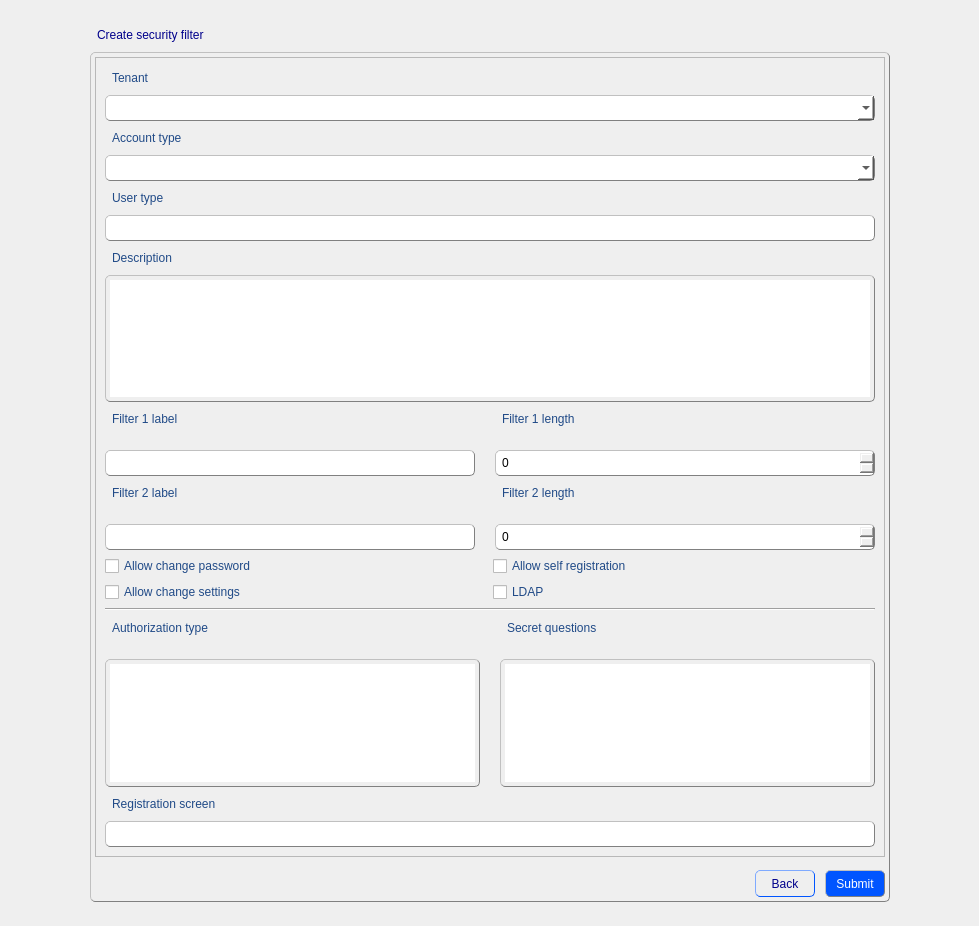
<?xml version="1.0" encoding="UTF-8"?>
<ui version="4.0">
 <class>CreateSecurityFilterForm</class>
 <widget class="QWidget" name="CreateSecurityFilterForm">
  <property name="geometry">
   <rect>
    <x>0</x>
    <y>0</y>
    <width>979</width>
    <height>926</height>
   </rect>
  </property>
  <property name="windowTitle">
   <string>Form</string>
  </property>
  <property name="styleSheet">
   <string notr="true">QGroupBox {
               color: black;
               padding: 4px;
               border: 1px solid grey; 
               border-radius: 5px;
               border-style: outset;
              }
QTabWidget {
               color: blue;
               padding: 4px;
               border-radius: 5px;
               border: 1px solid grey; 
               border-style: outset;
	           font: 11pt &quot;MS Shell Dlg 2&quot;;
              }
QWidget {
               color: rgb(32, 74, 135);
	           font: 11pt &quot;MS Shell Dlg 2&quot;;
              }
QScrollBar {
			   background-color: rgb(240, 240, 240);
              }
QLabel {
               color: rgb(32, 74, 135);
               padding: 4px;
               border-radius: 5px;
               border-style: outset;
	           font: 11pt &quot;MS Shell Dlg 2&quot;;
              }
QLineEdit {
               color: black;
               padding: 4px;
               border: 1px solid grey; 
               border-radius: 5px;
               border-style: outset;
	           font: 10pt &quot;MS Shell Dlg 2&quot;;
              }
QComboBox {
			   color: black;
               padding: 4px;
               border: 1px solid grey; 
               border-radius: 5px;
               border-style: outset;
               font: 9pt &quot;MS Shell Dlg 2&quot;;
			   background-color: rgb(255, 255, 255);
              }
QTextEdit {
               color: black;
               padding: 4px;
               border: 1px solid grey; 
               border-radius: 5px;
               border-style: outset;
	           font: 10pt &quot;MS Shell Dlg 2&quot;;
              }
QSpinBox {
               color: black;
               padding: 4px;
               border: 1px solid grey; 
               border-radius: 5px;
               border-style: outset;
	           font: 10pt &quot;MS Shell Dlg 2&quot;;
              }
QListView {
               color: black;
               padding: 4px;
               border: 1px solid grey; 
               border-radius: 5px;
               border-style: outset;
	           font: 10pt &quot;MS Shell Dlg 2&quot;;
              }</string>
  </property>
  <layout class="QGridLayout" name="gridLayout_2">
   <item row="1" column="1">
    <widget class="QLabel" name="label">
     <property name="sizePolicy">
      <sizepolicy hsizetype="Preferred" vsizetype="Fixed">
       <horstretch>0</horstretch>
       <verstretch>0</verstretch>
      </sizepolicy>
     </property>
     <property name="styleSheet">
      <string notr="true">QLabel {
               color: darkblue;
               padding: 4px;
               border-radius: 5px;
               border-style: outset;
	           font: 12pt &quot;MS Shell Dlg 2&quot;;
              }</string>
     </property>
     <property name="text">
      <string>Create security filter</string>
     </property>
    </widget>
   </item>
   <item row="2" column="1">
    <widget class="QGroupBox" name="groupBox">
     <property name="sizePolicy">
      <sizepolicy hsizetype="Fixed" vsizetype="Fixed">
       <horstretch>0</horstretch>
       <verstretch>0</verstretch>
      </sizepolicy>
     </property>
     <property name="minimumSize">
      <size>
       <width>800</width>
       <height>850</height>
      </size>
     </property>
     <property name="maximumSize">
      <size>
       <width>820</width>
       <height>850</height>
      </size>
     </property>
     <property name="title">
      <string/>
     </property>
     <layout class="QGridLayout" name="gridLayout">
      <property name="leftMargin">
       <number>0</number>
      </property>
      <property name="topMargin">
       <number>0</number>
      </property>
      <property name="rightMargin">
       <number>0</number>
      </property>
      <property name="bottomMargin">
       <number>0</number>
      </property>
      <property name="spacing">
       <number>0</number>
      </property>
      <item row="0" column="0">
       <widget class="QScrollArea" name="scrollArea">
        <property name="sizePolicy">
         <sizepolicy hsizetype="Expanding" vsizetype="Maximum">
          <horstretch>0</horstretch>
          <verstretch>0</verstretch>
         </sizepolicy>
        </property>
        <property name="minimumSize">
         <size>
          <width>0</width>
          <height>800</height>
         </size>
        </property>
        <property name="maximumSize">
         <size>
          <width>16777215</width>
          <height>820</height>
         </size>
        </property>
        <property name="widgetResizable">
         <bool>true</bool>
        </property>
        <widget class="QWidget" name="scrollAreaWidgetContents">
         <property name="geometry">
          <rect>
           <x>0</x>
           <y>0</y>
           <width>788</width>
           <height>798</height>
          </rect>
         </property>
         <layout class="QGridLayout" name="gridLayout_3">
          <item row="7" column="0">
           <widget class="QTextEdit" name="descriptionEdit">
            <property name="maximumSize">
             <size>
              <width>16777215</width>
              <height>200</height>
             </size>
            </property>
           </widget>
          </item>
          <item row="15" column="0">
           <widget class="QLabel" name="label_13">
            <property name="text">
             <string>Registration screen</string>
            </property>
           </widget>
          </item>
          <item row="5" column="0">
           <widget class="QLineEdit" name="userTypeLine"/>
          </item>
          <item row="16" column="0">
           <widget class="QLineEdit" name="regScreenLine"/>
          </item>
          <item row="4" column="0">
           <widget class="QLabel" name="label_5">
            <property name="text">
             <string>User type</string>
            </property>
           </widget>
          </item>
          <item row="6" column="0">
           <widget class="QLabel" name="label_6">
            <property name="text">
             <string>Description</string>
            </property>
           </widget>
          </item>
          <item row="12" column="0">
           <layout class="QHBoxLayout" name="horizontalLayout_5">
            <item>
             <widget class="QCheckBox" name="changeSetCheckBox_2">
              <property name="text">
               <string>Allow change settings</string>
              </property>
             </widget>
            </item>
            <item>
             <widget class="QCheckBox" name="ldapCheckBox">
              <property name="text">
               <string>LDAP</string>
              </property>
             </widget>
            </item>
           </layout>
          </item>
          <item row="10" column="0">
           <layout class="QHBoxLayout" name="horizontalLayout_3">
            <property name="spacing">
             <number>20</number>
            </property>
            <item>
             <layout class="QVBoxLayout" name="verticalLayout_3">
              <item>
               <widget class="QLabel" name="label_9">
                <property name="sizePolicy">
                 <sizepolicy hsizetype="Maximum" vsizetype="Preferred">
                  <horstretch>0</horstretch>
                  <verstretch>0</verstretch>
                 </sizepolicy>
                </property>
                <property name="maximumSize">
                 <size>
                  <width>200</width>
                  <height>16777215</height>
                 </size>
                </property>
                <property name="text">
                 <string>Filter 2 label</string>
                </property>
               </widget>
              </item>
              <item>
               <widget class="QLineEdit" name="filter_2_Line">
                <property name="sizePolicy">
                 <sizepolicy hsizetype="Expanding" vsizetype="Expanding">
                  <horstretch>0</horstretch>
                  <verstretch>0</verstretch>
                 </sizepolicy>
                </property>
                <property name="maximumSize">
                 <size>
                  <width>16777215</width>
                  <height>16777215</height>
                 </size>
                </property>
               </widget>
              </item>
             </layout>
            </item>
            <item>
             <layout class="QVBoxLayout" name="verticalLayout_4">
              <item>
               <widget class="QLabel" name="label_10">
                <property name="text">
                 <string>Filter 2 length</string>
                </property>
               </widget>
              </item>
              <item>
               <widget class="QSpinBox" name="filter_2_SpinBox">
                <property name="minimumSize">
                 <size>
                  <width>380</width>
                  <height>0</height>
                 </size>
                </property>
               </widget>
              </item>
             </layout>
            </item>
           </layout>
          </item>
          <item row="14" column="0">
           <layout class="QHBoxLayout" name="horizontalLayout_6">
            <property name="spacing">
             <number>20</number>
            </property>
            <item>
             <layout class="QVBoxLayout" name="verticalLayout_5">
              <item>
               <widget class="QLabel" name="label_11">
                <property name="text">
                 <string>Authorization type</string>
                </property>
               </widget>
              </item>
              <item>
               <widget class="QListView" name="authTypeListView"/>
              </item>
             </layout>
            </item>
            <item>
             <layout class="QVBoxLayout" name="verticalLayout_6">
              <item>
               <widget class="QLabel" name="label_12">
                <property name="text">
                 <string>Secret questions</string>
                </property>
               </widget>
              </item>
              <item>
               <widget class="QListView" name="questionListView"/>
              </item>
             </layout>
            </item>
           </layout>
          </item>
          <item row="11" column="0">
           <layout class="QHBoxLayout" name="horizontalLayout_4">
            <item>
             <widget class="QCheckBox" name="changePasswCheckBox">
              <property name="text">
               <string>Allow change password</string>
              </property>
             </widget>
            </item>
            <item>
             <widget class="QCheckBox" name="selfRegCheckBox">
              <property name="text">
               <string>Allow self registration</string>
              </property>
             </widget>
            </item>
           </layout>
          </item>
          <item row="9" column="0">
           <layout class="QHBoxLayout" name="horizontalLayout_2">
            <property name="spacing">
             <number>20</number>
            </property>
            <item>
             <layout class="QVBoxLayout" name="verticalLayout">
              <item>
               <widget class="QLabel" name="label_7">
                <property name="sizePolicy">
                 <sizepolicy hsizetype="Maximum" vsizetype="Preferred">
                  <horstretch>0</horstretch>
                  <verstretch>0</verstretch>
                 </sizepolicy>
                </property>
                <property name="maximumSize">
                 <size>
                  <width>200</width>
                  <height>16777215</height>
                 </size>
                </property>
                <property name="text">
                 <string>Filter 1 label</string>
                </property>
               </widget>
              </item>
              <item>
               <widget class="QLineEdit" name="filter_1_Line">
                <property name="sizePolicy">
                 <sizepolicy hsizetype="Expanding" vsizetype="Expanding">
                  <horstretch>0</horstretch>
                  <verstretch>0</verstretch>
                 </sizepolicy>
                </property>
                <property name="minimumSize">
                 <size>
                  <width>0</width>
                  <height>0</height>
                 </size>
                </property>
                <property name="maximumSize">
                 <size>
                  <width>16777215</width>
                  <height>16777215</height>
                 </size>
                </property>
               </widget>
              </item>
             </layout>
            </item>
            <item>
             <layout class="QVBoxLayout" name="verticalLayout_2">
              <item>
               <widget class="QLabel" name="label_8">
                <property name="text">
                 <string>Filter 1 length</string>
                </property>
               </widget>
              </item>
              <item>
               <widget class="QSpinBox" name="filter_1_SpinBox">
                <property name="minimumSize">
                 <size>
                  <width>380</width>
                  <height>0</height>
                 </size>
                </property>
               </widget>
              </item>
             </layout>
            </item>
           </layout>
          </item>
          <item row="1" column="0">
           <widget class="QComboBox" name="tenantBox"/>
          </item>
          <item row="3" column="0">
           <widget class="QComboBox" name="accountTypeBox"/>
          </item>
          <item row="2" column="0">
           <widget class="QLabel" name="label_4">
            <property name="text">
             <string>Account type</string>
            </property>
           </widget>
          </item>
          <item row="0" column="0">
           <widget class="QLabel" name="label_2">
            <property name="text">
             <string>Tenant</string>
            </property>
           </widget>
          </item>
          <item row="13" column="0">
           <widget class="Line" name="line">
            <property name="orientation">
             <enum>Qt::Horizontal</enum>
            </property>
           </widget>
          </item>
          <item row="8" column="0">
           <spacer name="verticalSpacer_4">
            <property name="orientation">
             <enum>Qt::Vertical</enum>
            </property>
            <property name="sizeHint" stdset="0">
             <size>
              <width>20</width>
              <height>40</height>
             </size>
            </property>
           </spacer>
          </item>
         </layout>
        </widget>
       </widget>
      </item>
      <item row="1" column="0">
       <spacer name="verticalSpacer">
        <property name="orientation">
         <enum>Qt::Vertical</enum>
        </property>
        <property name="sizeHint" stdset="0">
         <size>
          <width>20</width>
          <height>6</height>
         </size>
        </property>
       </spacer>
      </item>
      <item row="2" column="0">
       <layout class="QHBoxLayout" name="horizontalLayout">
        <property name="spacing">
         <number>0</number>
        </property>
        <item>
         <spacer name="horizontalSpacer">
          <property name="orientation">
           <enum>Qt::Horizontal</enum>
          </property>
          <property name="sizeHint" stdset="0">
           <size>
            <width>40</width>
            <height>20</height>
           </size>
          </property>
         </spacer>
        </item>
        <item>
         <widget class="QToolButton" name="backButton">
          <property name="minimumSize">
           <size>
            <width>60</width>
            <height>0</height>
           </size>
          </property>
          <property name="styleSheet">
           <string notr="true">QToolButton {
                color: darkblue;
               padding: 4px;
               border: 1px solid rgb(0, 85, 255); 
               border-radius: 5px;
               border-style: outset;
               font: 10pt &quot;MS Shell Dlg 2&quot;;
              }

QToolButton:hover {
               color: white;
               border: 1px solid grey;
               background-color: rgb(0, 78, 235);
               }

QToolButton:pressed {
               color: rgb(0, 0, 197)
               background: shadow;
               border-style: inset;
               }</string>
          </property>
          <property name="text">
           <string>Back</string>
          </property>
         </widget>
        </item>
        <item>
         <spacer name="horizontalSpacer_4">
          <property name="orientation">
           <enum>Qt::Horizontal</enum>
          </property>
          <property name="sizeType">
           <enum>QSizePolicy::Minimum</enum>
          </property>
          <property name="sizeHint" stdset="0">
           <size>
            <width>10</width>
            <height>20</height>
           </size>
          </property>
         </spacer>
        </item>
        <item>
         <widget class="QToolButton" name="submitButton">
          <property name="minimumSize">
           <size>
            <width>60</width>
            <height>0</height>
           </size>
          </property>
          <property name="styleSheet">
           <string notr="true">QToolButton {
               color: white;
               padding: 4px;
               border: 1px solid grey; 
               border-radius: 5px;
               border-style: outset;
               max-width: 120px;
               background-color: rgb(0, 85, 255);
               font: 10pt &quot;MS Shell Dlg 2&quot;;
              }

QToolButton:hover {
               color: darkblue;
               border: 1px solid grey;
               background-color: rgb(255, 255, 255);
               }

QToolButton:pressed {
               color: rgb(0, 0, 197)
               background: shadow;
               border-style: inset;
			    background-color: rgb(0, 78, 235);
               }</string>
          </property>
          <property name="text">
           <string>Submit</string>
          </property>
         </widget>
        </item>
       </layout>
      </item>
     </layout>
    </widget>
   </item>
   <item row="0" column="1">
    <spacer name="verticalSpacer_2">
     <property name="orientation">
      <enum>Qt::Vertical</enum>
     </property>
     <property name="sizeHint" stdset="0">
      <size>
       <width>20</width>
       <height>40</height>
      </size>
     </property>
    </spacer>
   </item>
   <item row="2" column="2">
    <spacer name="horizontalSpacer_3">
     <property name="orientation">
      <enum>Qt::Horizontal</enum>
     </property>
     <property name="sizeHint" stdset="0">
      <size>
       <width>40</width>
       <height>20</height>
      </size>
     </property>
    </spacer>
   </item>
   <item row="2" column="0">
    <spacer name="horizontalSpacer_2">
     <property name="orientation">
      <enum>Qt::Horizontal</enum>
     </property>
     <property name="sizeHint" stdset="0">
      <size>
       <width>40</width>
       <height>20</height>
      </size>
     </property>
    </spacer>
   </item>
   <item row="3" column="1">
    <spacer name="verticalSpacer_3">
     <property name="orientation">
      <enum>Qt::Vertical</enum>
     </property>
     <property name="sizeHint" stdset="0">
      <size>
       <width>20</width>
       <height>40</height>
      </size>
     </property>
    </spacer>
   </item>
  </layout>
 </widget>
 <resources/>
 <connections/>
</ui>
